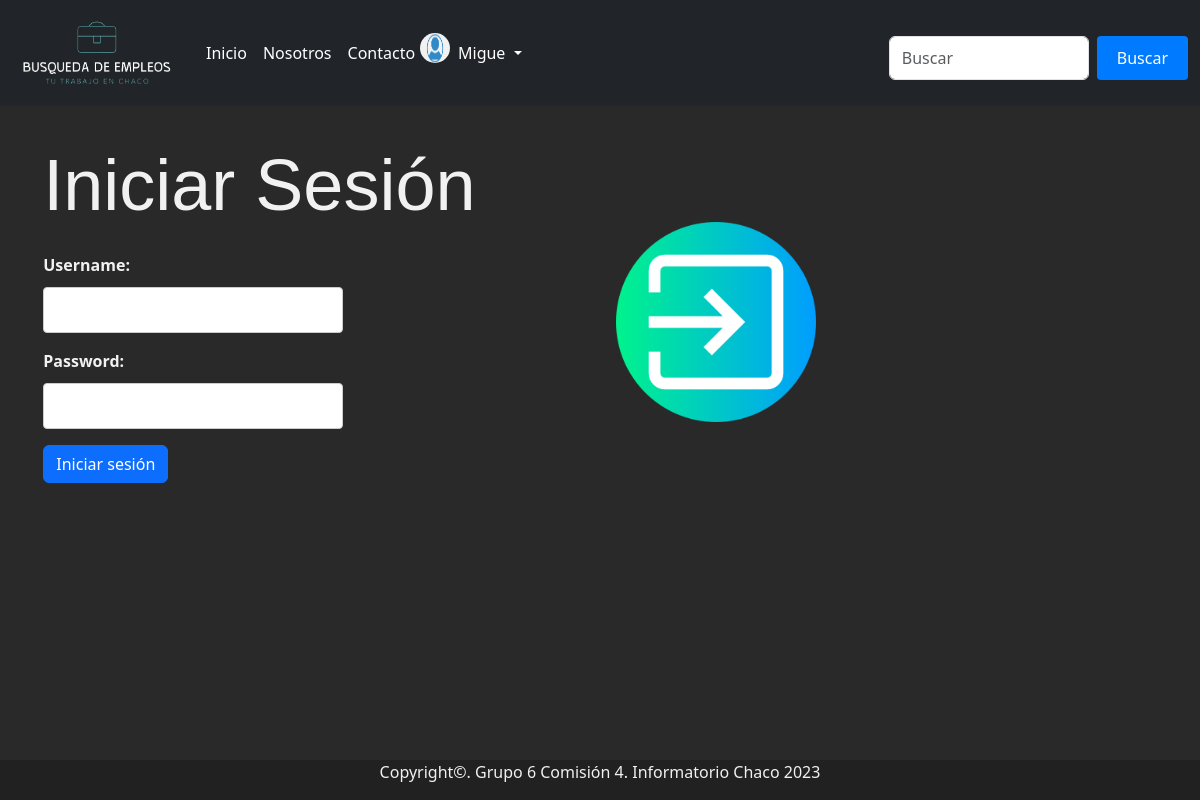
The app's page /usuarios/iniciar_sesion/ (signed in) with its own data.
### apps/usuarios/models.py (models this page shows, shortened)
class Usuario (AbstractUser):
    nombre = models.CharField(max_length=20, null=True)
    apellido= models.CharField(max_length=20, null=True)
    edad= models.CharField(max_length=2, null=True)
    is_staff= models.BooleanField( 'es_staff', default=False)
    imagen = models.ImageField(null=True, blank=True, upload_to='usuarios',default='usuarios/inicio_sesion.png')

### templates/usuarios/iniciar_sesion.html (shortened to what this page needs)
{% extends 'base.html' %}
{% load static %}
{% block navbar %}
{% include 'navbar.html' %}
{% endblock %}
{% block contenido %}
<div class="inicio_sesion" style="position: absolute; top: 15%; margin-bottom: 10%; left: -5%;">
  <form method="post">
    <section data-bs-version="5.1" class="form4 cid-tf6M1H8RDD mbr-fullscreen;">
      <div class="container">
        <div class="row content-wrapper justify-content-center align-items-center">
          <div class="col-lg-3 offset-lg-1 mbr-form" data-form-type="formoid">
            <div class="dragArea row">
              <div class="col-lg-12 col-md-12 col-sm-12">
                <h1 class="mbr-section-title mb-4 display-2" style="font-family: 'Arial', sans-serif; white-space: nowrap; margin-top: 5%;">
                  <strong>Iniciar Sesión</strong></h1>
              </div>
              <div class="col-lg-12 col-md-12 col-sm-12">
                {{ form.as_p }}
                <input type="submit" value="Iniciar sesión" class="btn btn-primary">
              </div>
            </div>
          </div>
          <div class="col-lg-7 offset-lg-1 col-12">
            <div class="image-wrapper text-center">
              <img class="img-fluid" src="{% static 'css/img/logo_sesion.png'%}" alt="" style="margin-top: 5%; width: 200px; height: auto;">
            </div>
          </div>
        </div>
      </div>
    </section>
  </form>
</div>
{% endblock %}

### templates/navbar.html (shortened to what this page needs)
{% load static %}
<nav class="navbar navbar-expand-lg bg-dark">
  <link rel="stylesheet" href="{% static 'css/estilos.css' %}">
  <div class="container-fluid">
    <a class="navbar-brand text-white" href="{% url 'inicio' %}"><img src="{% static 'css/img/logo4-1.png' %}" alt="Logo" style="width: 170px; height: 80px;"></a>
    <div class="collapse navbar-collapse" id="navbarScroll">
      <ul class="navbar-nav me-auto my-2 my-lg-0 navbar-nav-scroll" style="--bs-scroll-height: 100px;">
        <li class="nav-item">
          <a class="nav-link active text-white" aria-current="page" href="{% url 'inicio' %}">Inicio</a>
        </li>
        <li class="nav-item">
          <a class="nav-link active text-white" aria-current="page" href="{% url 'acerca_de' %}">Nosotros</a>
        </li>
        <li class="nav-item">
          <a class="nav-link active text-white" aria-current="page" href="{% url 'contacto' %}">Contacto</a>
        </li>
        {% if user.is_authenticated %}
          <li class="nav-item">
            <img src="{{ user.imagen.url }}" alt="Avatar" style="width: 30px; height: 30px; border-radius: 50%;position: absolute; left: 420px">
            <a class="nav-link dropdown-toggle text-white" href="#" role="button" data-bs-toggle="dropdown" aria-expanded="false" style="position: absolute;left: 450px;">
              {{ user.username }}
            </a>
          </li>
        {% endif %}
      </ul>
      <form class="d-flex">
        <input class="form-control me-2" type="search" placeholder="Buscar" aria-label="Search" style="max-width: 200px;">
        <button class="btn btn-outline-success text-white" type="submit">Buscar</button>
      </form>
    </div>
  </div>
</nav>

### static/css/estilos.css (style rules this page uses)
form { margin-top:10px; }
input[type="text"], input[type="password"], input[type="email"] { width: 30%; padding: 10px; margin-bottom: 10px; border: 1px solid #ccc; border-radius: 4px; }
button[type="submit"] { background-color: #007bff; color: #fff; padding: 10px 20px; border: none; border-radius: 4px; cursor: pointer; align: center }
label { font-weight: bold; }

### templates/base.html (style rules this page uses)
body { background-color: #292929; color: #f1f1f1; background-image: url('https://i.ibb.co/N2HYBBn/Dise-o1.png'); background-size: cover; background-repeat: no-repeat; background-position: center; }
a { color: #90caf9; }

### templates/usuarios/iniciar_sesion.html (style rules this page uses)
#id_username, #id_password { position: relative; top: 10px; left: 0px; width: 300px; }

### records on screen
Usuario: imagen (picture), username "Migue"
